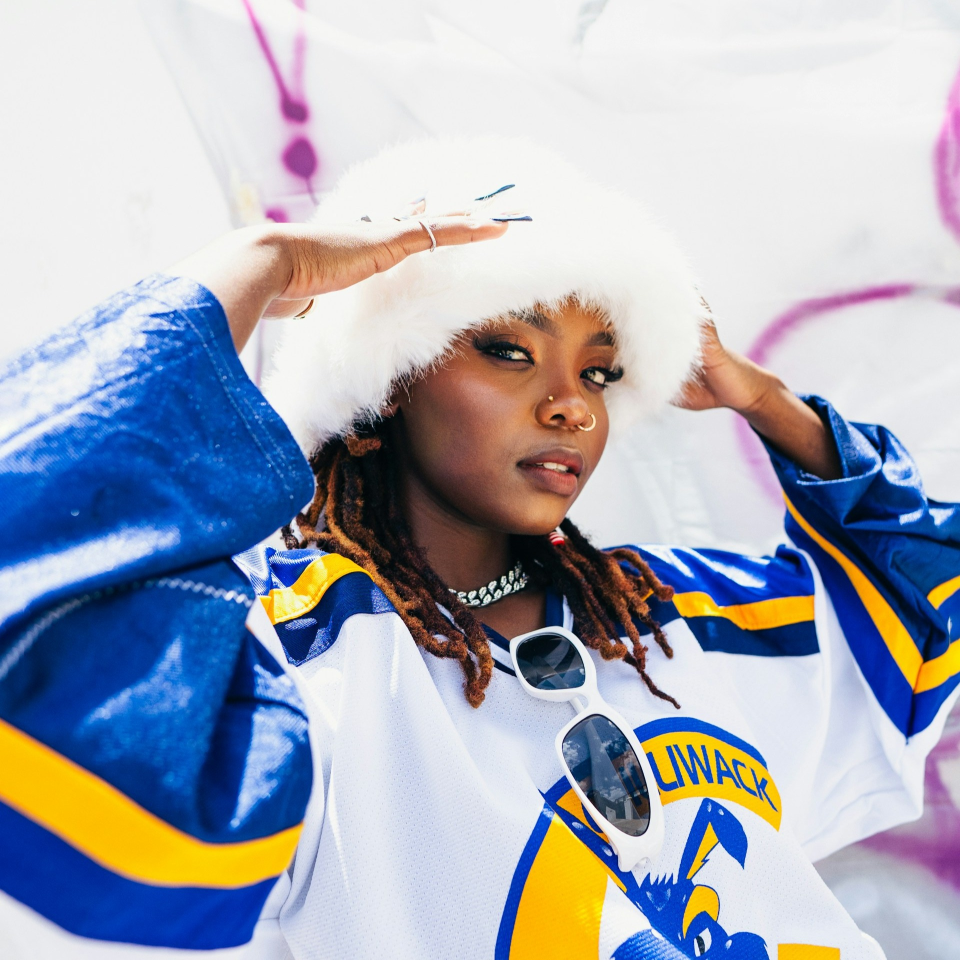
#> input picture frontend/dist/default_image.jpg, 1920 x 1920 px (shown at 1/2 size)
$ python cli.py frontend/dist/default_image.jpg out.png
#> lines starting #> are read from the running program, lines starting #| are printed output that depends on the picture
#> in process_image, img is the input picture: shape (1920, 1920, 3); mean B, G, R 184.5, 171.9, 168
### stylizer.py
import cv2
import numpy as np

def apply_bilateral_filter(image: np.ndarray, d: int = 9, sigma_color: float = 75.0, sigma_space: float = 75.0, passes: int = 1) -> np.ndarray:
    filtered = image
    for _ in range(passes):
        filtered = cv2.bilateralFilter(filtered, d, sigma_color, sigma_space)
    return filtered

def apply_median_blur(image: np.ndarray, ksize: int = 5, passes: int = 1) -> np.ndarray:
    filtered = image
    for _ in range(passes):
        filtered = cv2.medianBlur(filtered, ksize)
    return filtered

# [26 lines left out: functions quantize_brightness, quantize_colors_kmeans, not called in this run]

def downscale_image(image: np.ndarray, max_dim: int) -> tuple[np.ndarray, tuple[int, int]]:
#> called with max_dim = 1000
    original_size = (image.shape[1], image.shape[0]) # (width, height)
#> original_size = (1920, 1920)
    max_current_dim = max(original_size)
#> max_current_dim = 1920

    if max_current_dim <= max_dim:
        return image, original_size

    scale_factor = max_dim / max_current_dim
#> scale_factor = 0.521
    new_size = (int(original_size[0] * scale_factor), int(original_size[1] * scale_factor))
#> new_size = (1000, 1000)
    return cv2.resize(image, new_size, interpolation=cv2.INTER_AREA), original_size

def upscale_image(image: np.ndarray, original_size: tuple[int, int]) -> np.ndarray:
    current_size = (image.shape[1], image.shape[0])
    if current_size == original_size:
        return image
    # We use INTER_NEAREST to preserve the quantized colors
    return cv2.resize(image, original_size, interpolation=cv2.INTER_NEAREST)

def apply_stylization(
    image: np.ndarray,

    num_colors: int = 3,
    num_shades_per_color: int = 3,

    d: int = 15,
    sigma_color: float = 75.0,
    sigma_space: float = 75.0,
    passes: int = 5,

    ksize: int = 7,

    max_dim: int = 1000,
#    debug_dir: str = None,
) -> np.ndarray:
    """
    Core image processing logic.
    Applies filtering and brightness quantization to an image array.
    Works purely on NumPy arrays to make it testable and easy to integrate into an API.
    """
    # [8 lines of commented-out code are left out]

    scaled_image, original_size = downscale_image(image, max_dim)
#> original_size = (1920, 1920)
    #save_debug(scaled_image, "1_downscaled.jpg")

    # Step 1 & 2 logic combined:
    # Apply established filters
    filtered_color = apply_median_blur(scaled_image, ksize, passes)
#> the loop in apply_median_blur, `for _ in range(passes):` made 5 passes
#> pass 2, in apply_median_blur, `filtered = cv2.medianBlur(filtered, ksize)`:
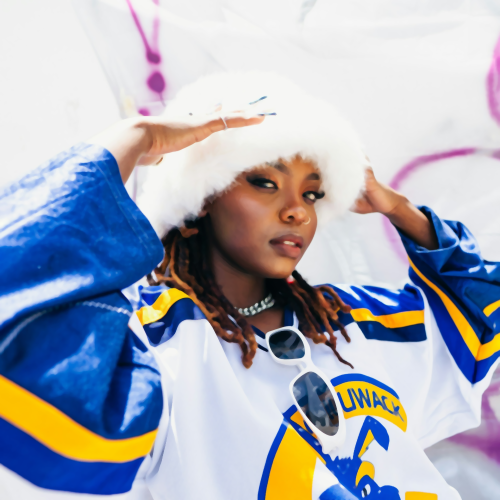
#> filtered: shape (1000, 1000, 3) (shown at 1/2 size); mean B, G, R 184.5, 171.9, 168
    #save_debug(filtered_color, "2_median_blur.jpg")

    filtered_color = apply_bilateral_filter(filtered_color, d, sigma_color, sigma_space, passes)
#> the loop in apply_bilateral_filter, `for _ in range(passes):` made 5 passes
#> pass 2, in apply_bilateral_filter, `filtered = cv2.bilateralFilter(filtered, d, sigma_color, sigma_space)`:
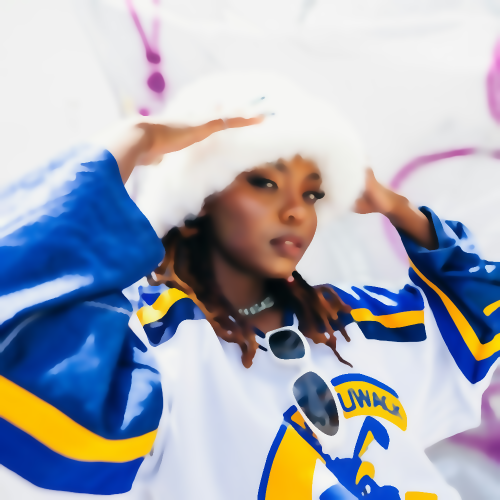
#> filtered: shape (1000, 1000, 3) (shown at 1/2 size); mean B, G, R 184.4, 172, 168
    #save_debug(filtered_color, "3_bilateral.jpg")

    # Step 1: Segment the picture into base colors
    Z = filtered_color.reshape((-1, 3)).astype(np.float32)
    criteria = (cv2.TERM_CRITERIA_EPS + cv2.TERM_CRITERIA_MAX_ITER, 10, 1.0)
    _, base_labels, base_centers = cv2.kmeans(Z, num_colors, None, criteria, 10, cv2.KMEANS_RANDOM_CENTERS)
#> base_centers = [[125.5, 57.63, 21.25], [234.4, 227.9, 227.1], [55.88, 150.6, 208.6]]
    base_labels = base_labels.flatten()

    # Save base colors debug
    base_img = np.uint8(base_centers)[base_labels].reshape(scaled_image.shape)
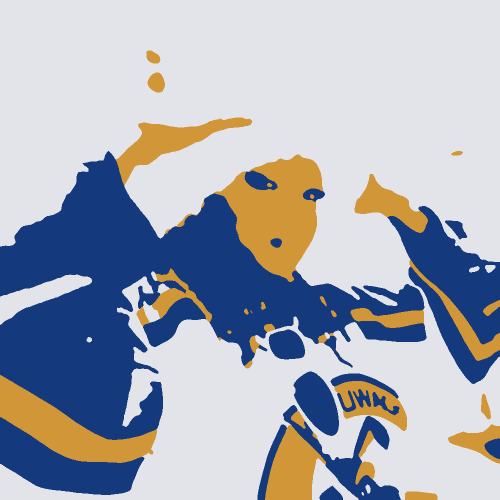
#> base_img: shape (1000, 1000, 3) (shown at 1/2 size); mean B, G, R 183.9, 171.3, 167.8
    #save_debug(base_img, "4_base_colors.jpg")

    # Step 2: For each base color mask, extract 'num_colors' shades
    result_flat = np.zeros_like(Z)

    for i in range(num_colors):
        mask = (base_labels == i)
        if not np.any(mask):
            continue

        mask_pixels = Z[mask]
        if len(mask_pixels) >= num_shades_per_color and num_shades_per_color > 1:
            # K-Means to find 'num_colors' shades for this specific base color sector
            _, shade_labels, shade_centers = cv2.kmeans(mask_pixels, num_shades_per_color, None, criteria, 10, cv2.KMEANS_RANDOM_CENTERS)
            shade_centers = np.uint8(shade_centers)
            result_flat[mask] = shade_centers[shade_labels.flatten()]
        else:
            result_flat[mask] = np.uint8(base_centers[i])

        # [5 lines of commented-out code are left out]

    quantized = result_flat.reshape(scaled_image.shape).astype(np.uint8)
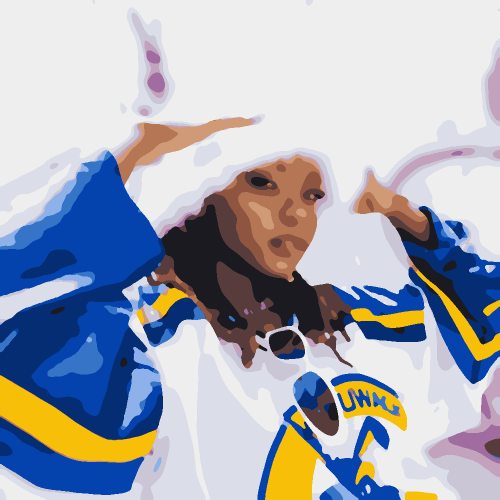
#> quantized: shape (1000, 1000, 3) (shown at 1/2 size); mean B, G, R 183.9, 171.7, 167.7
    #save_debug(quantized, "5_two_step_shades.jpg")

    upscaled = upscale_image(quantized, original_size)
    #save_debug(upscaled, "6_upscaled.jpg")

    return upscaled

### cli.py
import argparse
import cv2
from stylizer import apply_stylization

def process_image(
    input_path: str,
    output_path: str,
    num_colors: int = 3,
    num_shades: int = 5,
    d: int = 15,
    sigma_color: float = 75.0,
    sigma_space: float = 75.0,
    passes: int = 5,
    ksize: int = 5,
    max_dim: int = 1000
) -> None:
    """
    Loads an image from disk, applies stylization, and saves the output.
    """
    # Task 1.1: Image Loading & Setup
    img = cv2.imread(input_path)
    if img is None:
        raise ValueError(f"Could not load image at {input_path}")

    # Apply processing
    result = apply_stylization(
        img,
        num_colors=num_colors,
        num_shades_per_color=num_shades,
        d=d,
        sigma_color=sigma_color,
        sigma_space=sigma_space,
        passes=passes,
        ksize=ksize,
        max_dim=max_dim
    )

    # Task 1.5: Image Output
    success = cv2.imwrite(output_path, result)
    if not success:
        raise IOError(f"Failed to save image to {output_path}")

def main():
    parser = argparse.ArgumentParser(description="Image Stylization Pipeline")
    parser.add_argument("input_path", type=str, help="Path to input image")
    parser.add_argument("output_path", type=str, help="Path to output image")
    parser.add_argument("--num_colors", type=int, default=3, help="Number of base colors to segment the image into")
    parser.add_argument("--num_shades", type=int, default=5, help="Number of shades per base color")
    parser.add_argument("--d", type=int, default=15, help="Bilateral: Diameter of each pixel neighborhood")
    parser.add_argument("--sigma_color", type=float, default=75.0, help="Bilateral: Filter sigma in the color space")
    parser.add_argument("--sigma_space", type=float, default=75.0, help="Bilateral: Filter sigma in the coordinate space")
    parser.add_argument("--passes", type=int, default=5, help="Number of filter passes")
    parser.add_argument("--ksize", type=int, default=5, help="Median: Kernel size (must be odd)")
    parser.add_argument("--max_dim", type=int, default=1000, help="Maximum dimension (width or height) to downscale image before processing")

    args = parser.parse_args()

    process_image(
        args.input_path, args.output_path, args.num_colors, args.num_shades,
        args.d, args.sigma_color, args.sigma_space, args.passes,
        args.ksize, args.max_dim
    )
    print(f"Processed image successfully saved to {args.output_path}")

if __name__ == "__main__":
    main()
